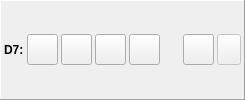
     <widget class="QFrame" name="horizontalFrame_7">
      <property name="sizePolicy">
       <sizepolicy hsizetype="Expanding" vsizetype="Fixed">
        <horstretch>0</horstretch>
        <verstretch>0</verstretch>
       </sizepolicy>
      </property>
      <property name="contextMenuPolicy">
       <enum>Qt::ActionsContextMenu</enum>
      </property>
      <property name="autoFillBackground">
       <bool>false</bool>
      </property>
      <property name="frameShape">
       <enum>QFrame::Panel</enum>
      </property>
      <property name="frameShadow">
       <enum>QFrame::Raised</enum>
      </property>
      <layout class="QHBoxLayout" name="horizontalLayout_7">
       <property name="spacing">
        <number>3</number>
       </property>
       <property name="margin">
        <number>3</number>
       </property>
       <item>
        <widget class="QLabel" name="label_19">
         <property name="sizePolicy">
          <sizepolicy hsizetype="Fixed" vsizetype="Fixed">
           <horstretch>0</horstretch>
           <verstretch>0</verstretch>
          </sizepolicy>
         </property>
         <property name="font">
          <font>
           <weight>75</weight>
           <bold>true</bold>
          </font>
         </property>
         <property name="text">
          <string>D7:</string>
         </property>
         <property name="margin">
          <number>5</number>
         </property>
        </widget>
       </item>
       <item>
        <widget class="QToolButton" name="buttonMountDisk_7">
         <property name="minimumSize">
          <size>
           <width>31</width>
           <height>31</height>
          </size>
         </property>
         <property name="maximumSize">
          <size>
           <width>31</width>
           <height>31</height>
          </size>
         </property>
        </widget>
       </item>
       <item>
        <widget class="QToolButton" name="buttonMountFolder_7">
         <property name="minimumSize">
          <size>
           <width>31</width>
           <height>31</height>
          </size>
         </property>
         <property name="maximumSize">
          <size>
           <width>31</width>
           <height>31</height>
          </size>
         </property>
        </widget>
       </item>
       <item>
        <widget class="QToolButton" name="buttonEject_7">
         <property name="minimumSize">
          <size>
           <width>31</width>
           <height>31</height>
          </size>
         </property>
         <property name="maximumSize">
          <size>
           <width>31</width>
           <height>31</height>
          </size>
         </property>
        </widget>
       </item>
       <item>
        <widget class="QToolButton" name="buttonEditDisk_7">
         <property name="minimumSize">
          <size>
           <width>31</width>
           <height>31</height>
          </size>
         </property>
         <property name="maximumSize">
          <size>
           <width>31</width>
           <height>31</height>
          </size>
         </property>
         <property name="checkable">
          <bool>false</bool>
         </property>
        </widget>
       </item>
       <item>
        <layout class="QVBoxLayout" name="verticalLayout_7">
         <property name="spacing">
          <number>0</number>
         </property>
         <property name="leftMargin">
          <number>5</number>
         </property>
         <property name="rightMargin">
          <number>5</number>
         </property>
         <item>
          <widget class="QLabel" name="labelFileName_7">
           <property name="sizePolicy">
            <sizepolicy hsizetype="Ignored" vsizetype="Fixed">
             <horstretch>0</horstretch>
             <verstretch>0</verstretch>
            </sizepolicy>
           </property>
           <property name="autoFillBackground">
            <bool>false</bool>
           </property>
           <property name="text">
            <string/>
           </property>
           <property name="textFormat">
            <enum>Qt::PlainText</enum>
           </property>
           <property name="wordWrap">
            <bool>false</bool>
           </property>
          </widget>
         </item>
         <item>
          <widget class="QLabel" name="labelImageProperties_7">
           <property name="sizePolicy">
            <sizepolicy hsizetype="Preferred" vsizetype="Fixed">
             <horstretch>0</horstretch>
             <verstretch>0</verstretch>
            </sizepolicy>
           </property>
           <property name="palette">
            <palette>
             <active>
              <colorrole role="WindowText">
               <brush brushstyle="SolidPattern">
                <color alpha="255">
                 <red>128</red>
                 <green>128</green>
                 <blue>128</blue>
                </color>
               </brush>
              </colorrole>
              <colorrole role="Mid">
               <brush brushstyle="SolidPattern">
                <color alpha="255">
                 <red>157</red>
                 <green>155</green>
                 <blue>144</blue>
                </color>
               </brush>
              </colorrole>
             </active>
             <inactive>
              <colorrole role="WindowText">
               <brush brushstyle="SolidPattern">
                <color alpha="255">
                 <red>128</red>
                 <green>128</green>
                 <blue>128</blue>
                </color>
               </brush>
              </colorrole>
              <colorrole role="Mid">
               <brush brushstyle="SolidPattern">
                <color alpha="255">
                 <red>157</red>
                 <green>155</green>
                 <blue>144</blue>
                </color>
               </brush>
              </colorrole>
             </inactive>
             <disabled>
              <colorrole role="WindowText">
               <brush brushstyle="SolidPattern">
                <color alpha="255">
                 <red>118</red>
                 <green>116</green>
                 <blue>108</blue>
                </color>
               </brush>
              </colorrole>
              <colorrole role="Mid">
               <brush brushstyle="SolidPattern">
                <color alpha="255">
                 <red>157</red>
                 <green>155</green>
                 <blue>144</blue>
                </color>
               </brush>
              </colorrole>
             </disabled>
            </palette>
           </property>
           <property name="textFormat">
            <enum>Qt::PlainText</enum>
           </property>
           <property name="alignment">
            <set>Qt::AlignRight|Qt::AlignTrailing|Qt::AlignVCenter</set>
           </property>
           <property name="wordWrap">
            <bool>false</bool>
           </property>
          </widget>
         </item>
        </layout>
       </item>
       <item>
        <widget class="QToolButton" name="buttonSave_7">
         <property name="minimumSize">
          <size>
           <width>31</width>
           <height>31</height>
          </size>
         </property>
         <property name="maximumSize">
          <size>
           <width>31</width>
           <height>31</height>
          </size>
         </property>
         <property name="checkable">
          <bool>true</bool>
         </property>
        </widget>
       </item>
       <item>
        <widget class="QToolButton" name="autoSave_7">
         <property name="enabled">
          <bool>false</bool>
         </property>
         <property name="maximumSize">
          <size>
           <width>31</width>
           <height>31</height>
          </size>
         </property>
         <property name="text">
          <string/>
         </property>
         <property name="checkable">
          <bool>false</bool>
         </property>
        </widget>
       </item>
      </layout>
     </widget>
